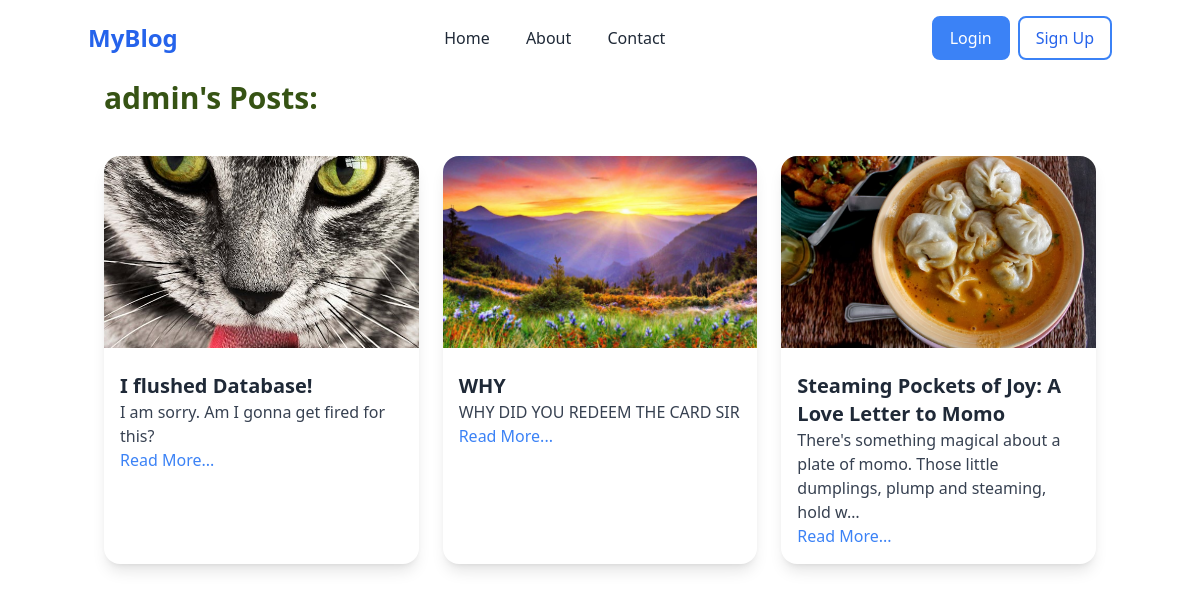
The page /author/admin/ on the database as committed earlier.
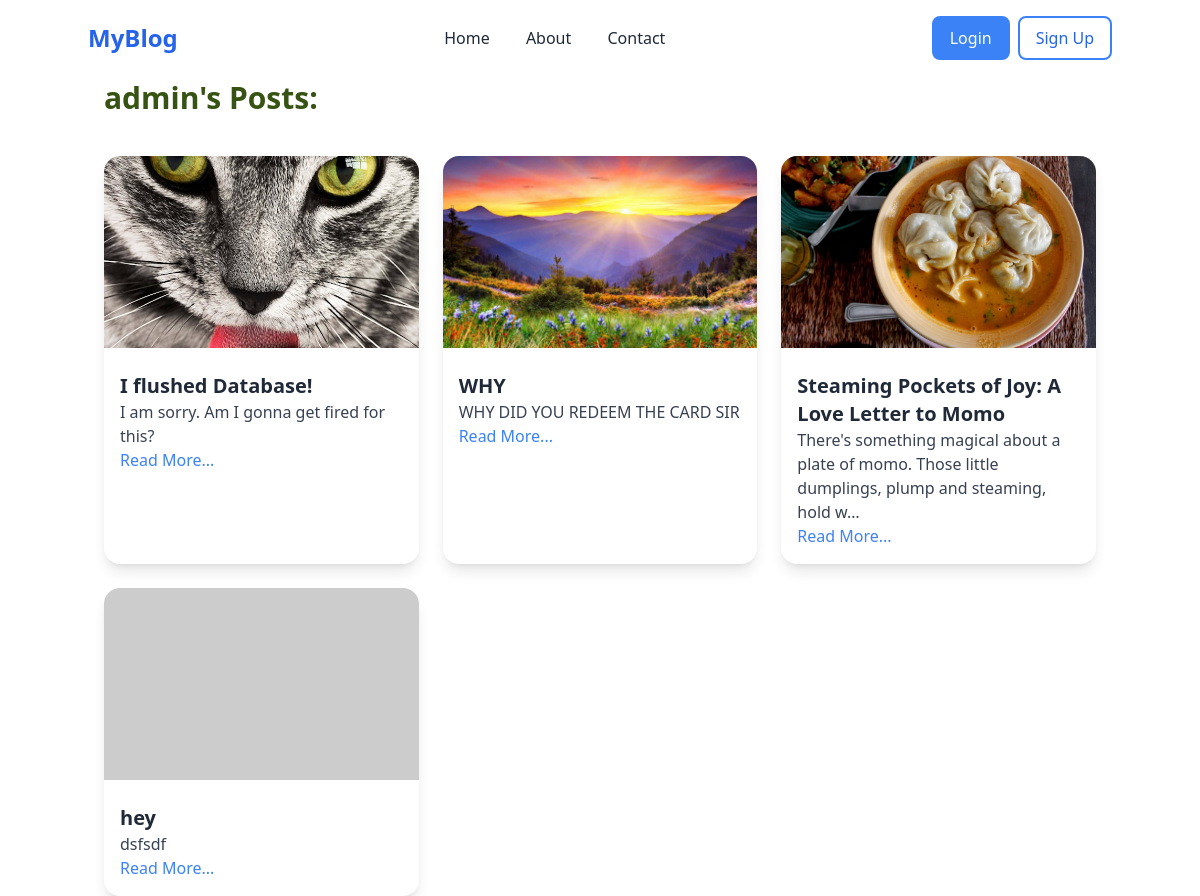
The same page on the database as committed later.
### blog/models.py (models this page shows, shortened)
class Post(models.Model):
    title=models.CharField(max_length=200)
    content=models.TextField()
    author=models.CharField(max_length=100)
    created_at=models.DateTimeField(auto_now_add=True)
    updated_at=models.DateTimeField(auto_now=True)
    image = models.ImageField(upload_to='blog_images/', null=True, blank=True)

### blog/views.py (the view)
# urls.py: path('author/<str:username>/', views.author_posts, name='author_posts'),
def author_posts(request, username):
    author = get_object_or_404(User, username=username)
    posts = Post.objects.filter(author=author.username)  # Filter by author username
    return render(request, 'author_posts.html', {'author': author, 'posts': posts})

### blog/templates/author_posts.html (shortened to what this page needs)
{% extends 'base.html' %}
{% block content %}
<div class="container mx-auto pt-20 px-4">
    <h1 class="text-left text-3xl font-bold text-lime-900 mb-10">{{author.username}}'s Posts:</h1>
<div class="grid md:grid-cols-3 gap-6">
    {% for post in posts %}
    <div class="bg-white rounded-2xl shadow-lg overflow-hidden transition-transform transform hover:scale-105 hover:shadow-xl">
        {% if post.image %}
        <img src="{{ post.image.url }}" alt="Post Image" class="w-full h-48 object-cover">
        {% else %}
        <img src="https://via.placeholder.com/300" alt="No Image" class="w-full h-48 object-cover">
        {% endif %}
        <div class="p-4">
            <h2 class="text-xl font-semibold text-gray-800 mt-2">{{ post.title }}</h2>
            <p class="text-gray-700">{{ post.content|truncatechars:100 }}</p>
            <a href="{% url 'blog' post.id %}" class="text-blue-500 hover:underline">Read More...</a>
        </div>
    </div>
    {% empty %}
    <p class="col-span-3 text-center text-gray-500">No posts available.</p>
    {% endfor %}
</div>
</div>
{% endblock %}

Rows that differ between the two databases and show on the page:
added Post: title "hey", content "dsfsdf"
